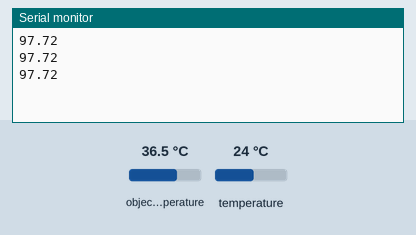
This sketch was run on a simulated Arduino Uno, built with avr-gcc and run on an emulated ATmega328P. Parts: the last lines printed to the serial monitor. Inputs (shaded band) come from the test bench; at power-on: object temperature 36.5 °C, temperature 24 °C.

Above: at 1.2 s.
1.3 s: object temperature set to 20 °C
At 1.9 s:
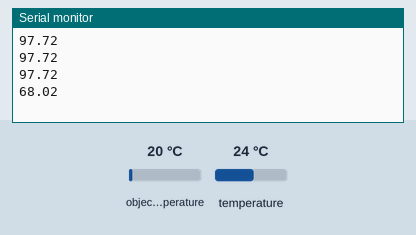
2.8 s: object temperature set to 26 °C
At 3.4 s:
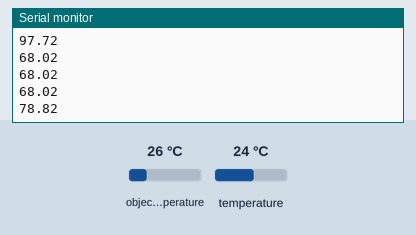
Timing chart, 0 to 5.8 s (numbered marks = the images above; inputs shaded):
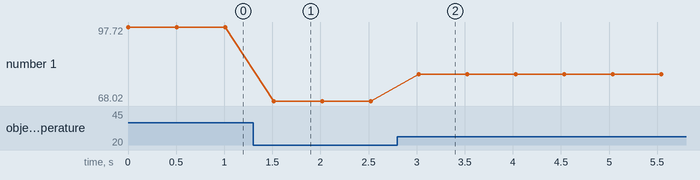

The sketch:

Wirelesstemperature.ino
```cpp
#include <Adafruit_MLX90614.h>

Adafruit_MLX90614 mlx = Adafruit_MLX90614();

void setup() {
    Serial.begin(9600);
    while (!Serial);

    if (!mlx.begin()) {
        Serial.println("Error connecting to MLX sensor. Check wiring.");
        while (1);
    };
}

void sendSensorData()
{
    float ambientTempC = mlx.readAmbientTempC();
    float objectTempC = mlx.readObjectTempC();
    float ambientTempF = mlx.readAmbientTempF();
    float objectTempF = mlx.readObjectTempF();

    Serial.println(objectTempF);
}

void loop() {


    sendSensorData();
    delay(500);
}
```

Measured:
- after the input at 1.3 s, the serial monitor: prints a new line after 0.21 s (image 1)
- after the input at 2.8 s, the serial monitor: prints a new line after 0.22 s (image 2)
- plotted number 1: 97.72 → 68.02 after the input at 1.3 s, 68.02 → 78.82 after the input at 2.8 s
